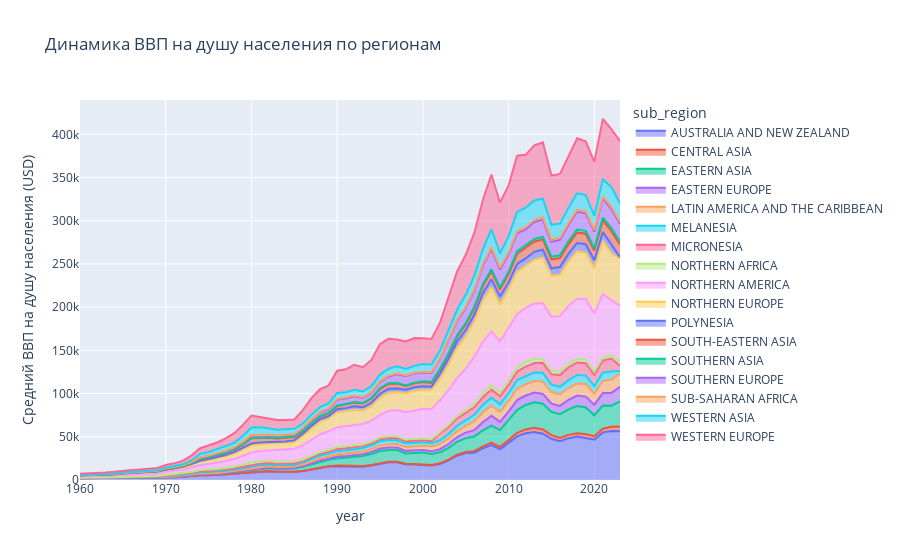

Notebook cell for this chart:
### Code cell
df_region_year = df.groupby(['year', 'sub_region'])['gdp_per_capita'].mean().reset_index()

fig = px.area(df_region_year, 
              x='year', 
              y='gdp_per_capita', 
              color='sub_region',
              title='Динамика ВВП на душу населения по регионам',
              labels={'gdp_per_capita': 'Средний ВВП на душу населения (USD)'})
fig.show()
